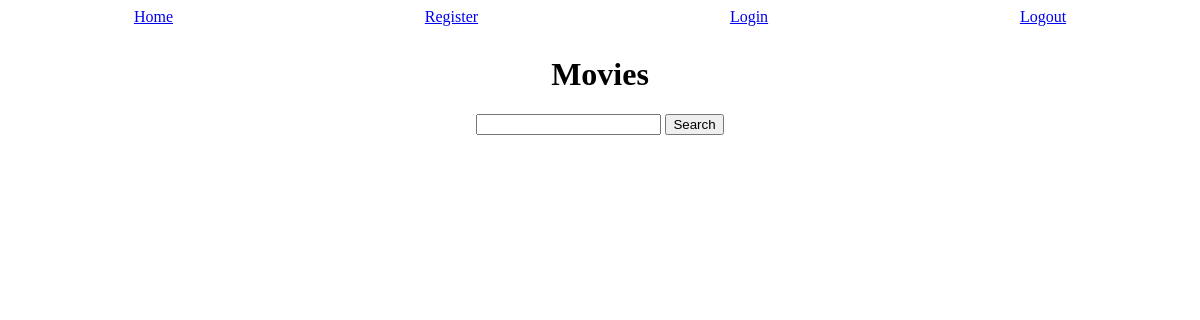
Before: / with the older database file.
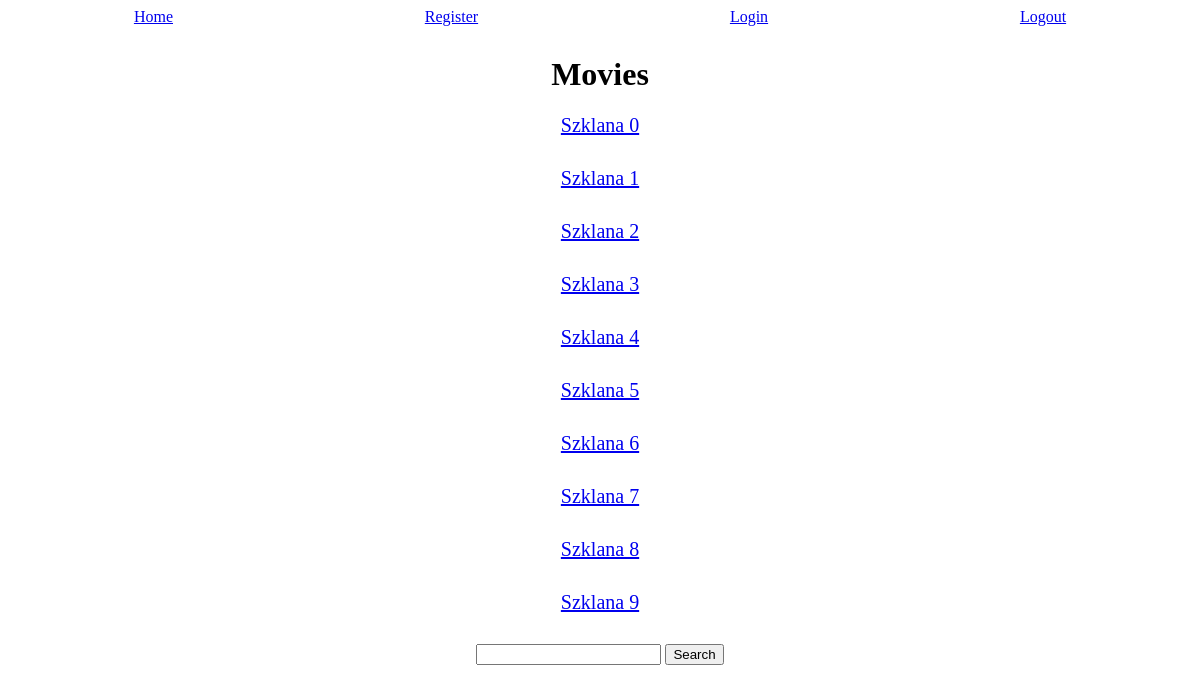
After: the same page with the newer database file.
### movies/models.py (models this page shows, shortened)
class Movie(models.Model):
    cat_age = [(2, 'Kids'),
               (12, 'Young'),
               (18, 'Adult')]
    categories = [(12, 'Action'), (2, 'Comedy'), (18, 'Stand-Up')]
    owner = models.ForeignKey(User, on_delete=models.CASCADE, default=1)
    title = models.CharField(max_length=64, null=False, blank=False, validators=[MinLengthValidator(2)])
    description = models.CharField(max_length=128, null=False, blank=False, validators=[MinLengthValidator(16)])
    category = models.IntegerField(choices=categories, blank=False, null=False)
    age = models.IntegerField(choices=cat_age, blank=False, null=False)
    rented = models.BooleanField(default=False)
    objects = MoviesManager()
    def get_absolute_url(self):
        return reverse('movie:detail', kwargs={'pk': self.id})

### movies/views.py (the view)
# urls.py: path('', views.MovieListView.as_view(), name='home'),
class MovieListView(generic.ListView):
    template_name = 'movies/home.html'
    model = Movie
    def get_queryset(self) -> QuerySet[Any]:
        value = self.request.GET.get('q')
        if value:
            qs = Movie.objects.search(value)
        else:
            qs = Movie.objects.all_without_rented()
        return qs

### movies/models.py (called while the page is built)
    def get_queryset(self) -> QuerySet:
        return MoviesQuerySet(self.model, using=self._db)

    def all_without_rented(self):
        return self.get_queryset().filter(rented=False)

### movies/templates/movies/home.html (shortened to what this page needs)
{% extends 'layout.html' %}
{% block content %}
<h1 style="text-align: center;"> Movies </h1>
    {% for movie in object_list %}
    <div style="text-align:center; margin-bottom: 30px;">
        <a style="font-size:20px;" href="{{ movie.get_absolute_url}}">{{movie.title}}</a>
    </div>
    {% endfor %}
    <form method="GET" style="text-align:center; margin-bottom: 30px;">
        <input type="search" name="q">
        <input type="submit" value="Search">
    </form>
{% endblock %}

### templates/layout.html (shortened to what this page needs)
<html>
    <head>
    </head>
    <body>
    <div style="display:flex; justify-content:space-around; text-align: center; margin-bottom:30px;">
        <div style="display:inline-block"><a href="{% url 'movie:home' %}"> Home </a></div>
        {% if user.is_authenticated %}
            <div style="display:inline-block"><a href="{% url 'movie:create' %}"> New movie </a></div>
            <div style="display:inline-block"><a href="{% url 'movie:profile' request.user %}"> Profile </a></div>
        {% else %}
            <div style="display:inline-block"><a href="{% url 'accounts:register' %}"> Register </a></div>
            <div style="display:inline-block"><a href="{% url 'accounts:login' %}"> Login </a></div>
        {% endif %}
        <div style="display:inline-block"><a href="{% url 'accounts:logout'  %}"> Logout </a></div>
    </div>
    {% block content %}
    {% endblock %}
    </body>
</html>

Changed rows visible on the page:
added Movie: title "Szklana 0"
added Movie: title "Szklana 1"
added Movie: title "Szklana 2"
added Movie: title "Szklana 3"
added Movie: title "Szklana 4"
added Movie: title "Szklana 5"
added Movie: title "Szklana 6"
added Movie: title "Szklana 7"
added Movie: title "Szklana 8"
added Movie: title "Szklana 9"
